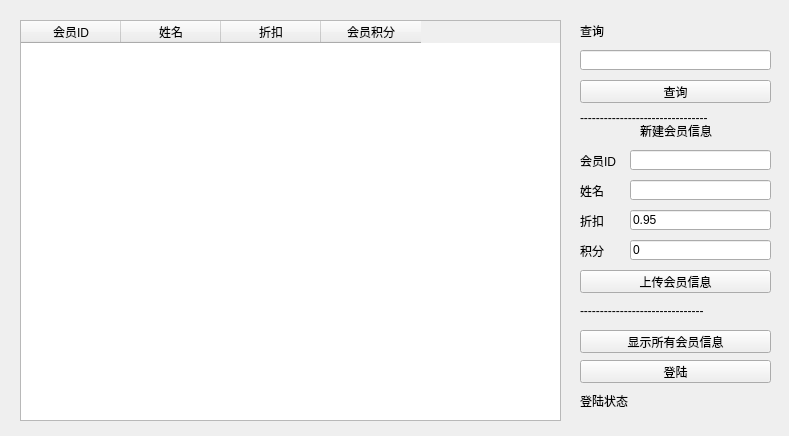
<?xml version="1.0" encoding="UTF-8"?>
<ui version="4.0">
 <class>user</class>
 <widget class="QWidget" name="user">
  <property name="geometry">
   <rect>
    <x>0</x>
    <y>0</y>
    <width>789</width>
    <height>436</height>
   </rect>
  </property>
  <property name="windowTitle">
   <string>会员管理</string>
  </property>
  <widget class="QTableWidget" name="tableWidget">
   <property name="geometry">
    <rect>
     <x>20</x>
     <y>20</y>
     <width>541</width>
     <height>401</height>
    </rect>
   </property>
   <column>
    <property name="text">
     <string>会员ID</string>
    </property>
   </column>
   <column>
    <property name="text">
     <string>姓名</string>
    </property>
   </column>
   <column>
    <property name="text">
     <string>折扣</string>
    </property>
   </column>
   <column>
    <property name="text">
     <string>会员积分</string>
    </property>
   </column>
  </widget>
  <widget class="QPushButton" name="buttonSearch">
   <property name="geometry">
    <rect>
     <x>580</x>
     <y>80</y>
     <width>191</width>
     <height>23</height>
    </rect>
   </property>
   <property name="text">
    <string>查询</string>
   </property>
  </widget>
  <widget class="QLabel" name="label">
   <property name="geometry">
    <rect>
     <x>580</x>
     <y>20</y>
     <width>221</width>
     <height>21</height>
    </rect>
   </property>
   <property name="text">
    <string>查询</string>
   </property>
  </widget>
  <widget class="QLineEdit" name="lineSearch">
   <property name="geometry">
    <rect>
     <x>580</x>
     <y>50</y>
     <width>191</width>
     <height>20</height>
    </rect>
   </property>
  </widget>
  <widget class="QLineEdit" name="lineVID">
   <property name="geometry">
    <rect>
     <x>630</x>
     <y>150</y>
     <width>141</width>
     <height>20</height>
    </rect>
   </property>
  </widget>
  <widget class="QLabel" name="label_2">
   <property name="geometry">
    <rect>
     <x>580</x>
     <y>150</y>
     <width>54</width>
     <height>21</height>
    </rect>
   </property>
   <property name="text">
    <string>会员ID</string>
   </property>
  </widget>
  <widget class="QLabel" name="label_3">
   <property name="geometry">
    <rect>
     <x>580</x>
     <y>180</y>
     <width>54</width>
     <height>21</height>
    </rect>
   </property>
   <property name="text">
    <string>姓名</string>
   </property>
  </widget>
  <widget class="QLabel" name="label_4">
   <property name="geometry">
    <rect>
     <x>640</x>
     <y>120</y>
     <width>91</width>
     <height>21</height>
    </rect>
   </property>
   <property name="text">
    <string>新建会员信息</string>
   </property>
  </widget>
  <widget class="QLineEdit" name="lineVName">
   <property name="geometry">
    <rect>
     <x>630</x>
     <y>180</y>
     <width>141</width>
     <height>20</height>
    </rect>
   </property>
  </widget>
  <widget class="QLineEdit" name="lineVPO">
   <property name="geometry">
    <rect>
     <x>630</x>
     <y>210</y>
     <width>141</width>
     <height>20</height>
    </rect>
   </property>
   <property name="text">
    <string>0.95</string>
   </property>
  </widget>
  <widget class="QLabel" name="label_5">
   <property name="geometry">
    <rect>
     <x>580</x>
     <y>210</y>
     <width>54</width>
     <height>21</height>
    </rect>
   </property>
   <property name="text">
    <string>折扣</string>
   </property>
  </widget>
  <widget class="QLineEdit" name="lineVPoint">
   <property name="geometry">
    <rect>
     <x>630</x>
     <y>240</y>
     <width>141</width>
     <height>20</height>
    </rect>
   </property>
   <property name="text">
    <string>0</string>
   </property>
  </widget>
  <widget class="QLabel" name="label_6">
   <property name="geometry">
    <rect>
     <x>580</x>
     <y>240</y>
     <width>54</width>
     <height>21</height>
    </rect>
   </property>
   <property name="text">
    <string>积分</string>
   </property>
  </widget>
  <widget class="QPushButton" name="buttonShowAll">
   <property name="geometry">
    <rect>
     <x>580</x>
     <y>330</y>
     <width>191</width>
     <height>23</height>
    </rect>
   </property>
   <property name="text">
    <string>显示所有会员信息</string>
   </property>
  </widget>
  <widget class="QPushButton" name="buttonLogin">
   <property name="geometry">
    <rect>
     <x>580</x>
     <y>360</y>
     <width>191</width>
     <height>23</height>
    </rect>
   </property>
   <property name="text">
    <string>登陆</string>
   </property>
  </widget>
  <widget class="QPushButton" name="buttonUpdate">
   <property name="geometry">
    <rect>
     <x>580</x>
     <y>270</y>
     <width>191</width>
     <height>23</height>
    </rect>
   </property>
   <property name="text">
    <string>上传会员信息</string>
   </property>
  </widget>
  <widget class="QLabel" name="label_7">
   <property name="geometry">
    <rect>
     <x>580</x>
     <y>300</y>
     <width>191</width>
     <height>21</height>
    </rect>
   </property>
   <property name="text">
    <string>-------------------------------</string>
   </property>
  </widget>
  <widget class="QLabel" name="label_8">
   <property name="geometry">
    <rect>
     <x>580</x>
     <y>110</y>
     <width>191</width>
     <height>16</height>
    </rect>
   </property>
   <property name="text">
    <string>--------------------------------</string>
   </property>
  </widget>
  <widget class="QLabel" name="labelState">
   <property name="geometry">
    <rect>
     <x>580</x>
     <y>390</y>
     <width>181</width>
     <height>21</height>
    </rect>
   </property>
   <property name="text">
    <string>登陆状态</string>
   </property>
  </widget>
 </widget>
 <resources/>
 <connections/>
</ui>
